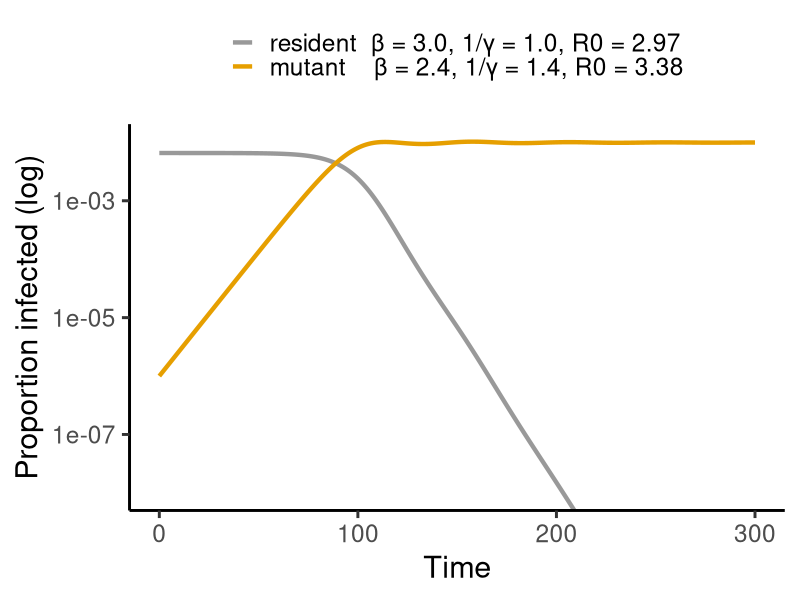
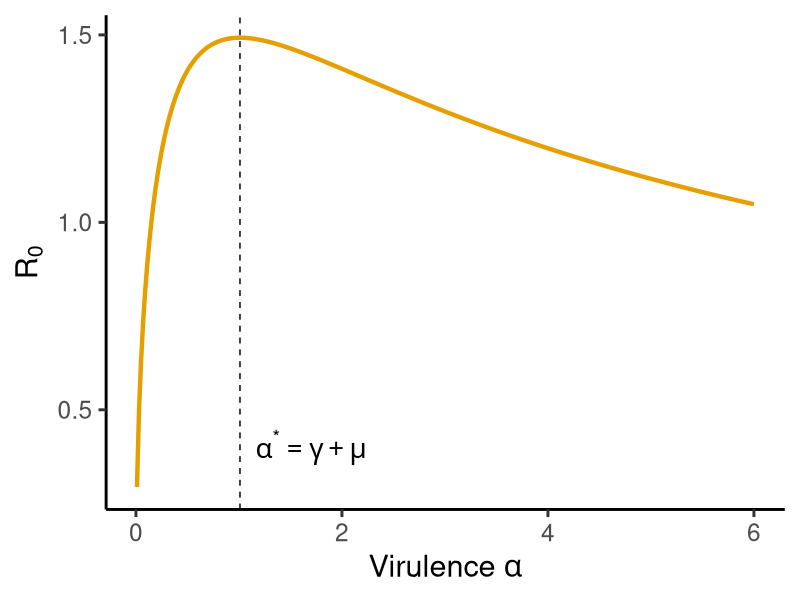
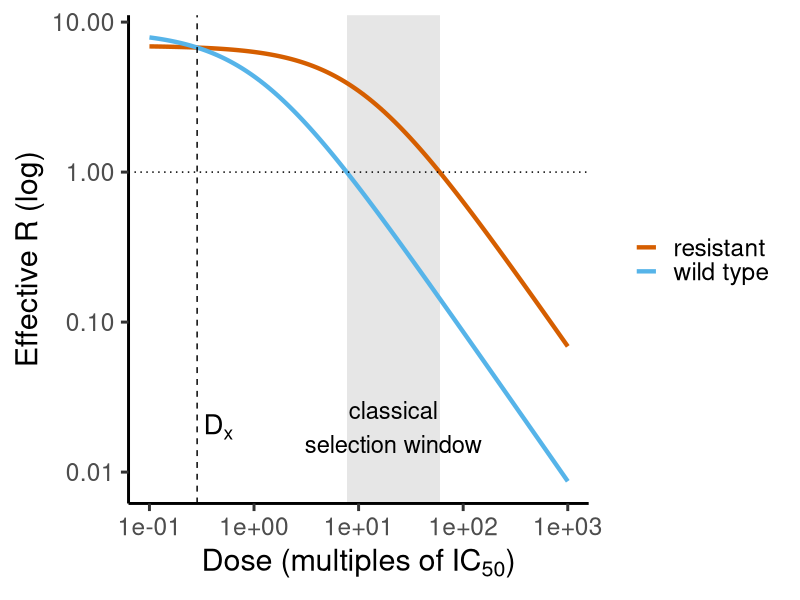
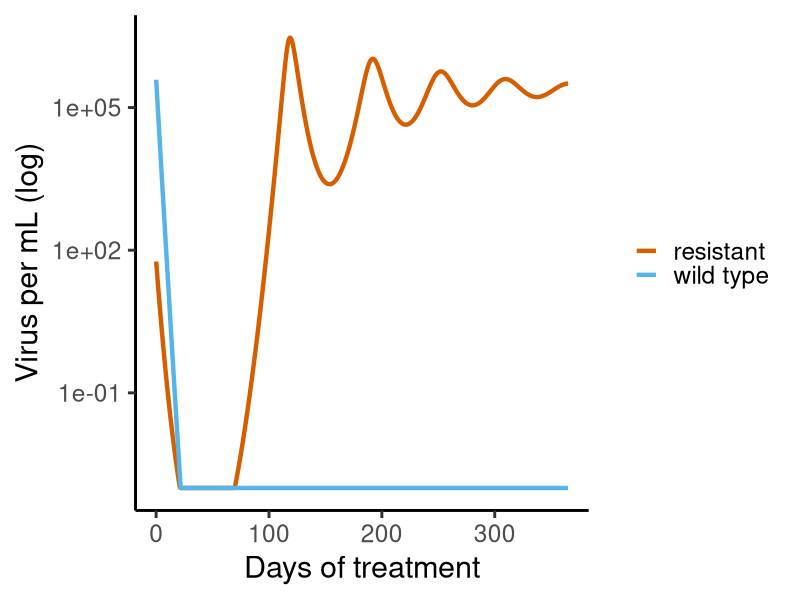
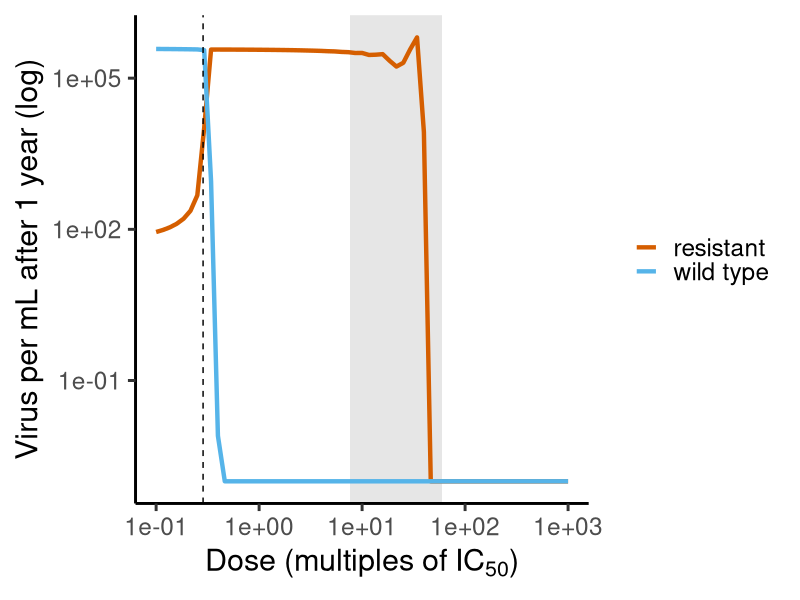

These figures' R source, in order:
## ---- chunk 1
#| label: setup
library(deSolve)
library(ggplot2)
library(tidyr)
theme_set(theme_classic(base_size = 22))
col_res <- "#999999"; col_mut <- "#E69F00"; col_wt <- "#56B4E9"; col_rm <- "#D55E00"
## ---- chunk 2
#| label: replacement
#| fig-width: 11
#| fig-height: 5.2
two_strain <- function(t, x, p) with(as.list(c(x, p)), {
  dS  <- mu - (b1 * I1 + b2 * I2) * S - mu * S
  dI1 <- b1 * S * I1 - (g1 + mu) * I1
  dI2 <- b2 * S * I2 - (g2 + mu) * I2
  dR  <- g1 * I1 + g2 * I2 - mu * R
  list(c(dS, dI1, dI2, dR))
})
p   <- c(b1 = 3, g1 = 1, b2 = 2.4, g2 = 0.7, mu = 0.01)
R01 <- with(as.list(p), b1 / (g1 + mu)); R02 <- with(as.list(p), b2 / (g2 + mu))
S0  <- 1 / R01; I10 <- with(as.list(p), mu * (R01 - 1) / b1)
out <- as.data.frame(ode(c(S = S0, I1 = I10, I2 = 1e-6, R = 1 - S0 - I10 - 1e-6),
                         seq(0, 300, 0.5), two_strain, p))
long <- pivot_longer(out[, c("time", "I1", "I2")], -time, names_to = "strain", values_to = "I")
ggplot(long, aes(time, I, colour = strain)) +
  geom_line(linewidth = 1.5) +
  scale_y_log10() + coord_cartesian(ylim = c(1e-8, NA)) +
  scale_colour_manual(values = c(I1 = col_res, I2 = col_mut),
                      labels = c(sprintf("resident  β = 3.0, 1/γ = 1.0, R0 = %.2f", R01),
                                 sprintf("mutant    β = 2.4, 1/γ = 1.4, R0 = %.2f", R02))) +
  labs(x = "Time", y = "Proportion infected (log)", colour = NULL) +
  theme(legend.position = "top", legend.direction = "vertical")
## ---- chunk 3
#| label: tradeoff
#| fig-width: 6.5
#| fig-height: 5
b <- 3; g <- 1; mu <- 0.01
alpha <- seq(0.01, 6, length.out = 300)
ggplot(data.frame(alpha, R0 = b * sqrt(alpha) / (g + mu + alpha)), aes(alpha, R0)) +
  geom_line(linewidth = 1.5, colour = col_mut) +
  geom_vline(xintercept = g + mu, linetype = "dashed") +
  annotate("text", x = g + mu + 0.15, y = 0.4, label = "alpha^'*' == gamma + mu",
           parse = TRUE, hjust = 0, size = 7) +
  labs(x = expression("Virulence " * alpha), y = expression(R[0]))
## ---- chunk 4
#| label: wh-model
wh <- function(t, x, p) with(as.list(c(x, p)), {
  eW <- D / (D + IC50); eM <- D / (D + rho * IC50)
  infW <- (1 - eW) * beta * T * VW
  infM <- (1 - eM) * (1 - kappa) * beta * T * VM
  list(c(lambda - d * T - infW - infM,
         (1 - u) * infW - delta * IW,
         u * infW + infM - delta * IM,
         p * IW - c * VW,
         p * IM - c * VM))
})
pars <- c(lambda = 1e4, d = 0.01, beta = 2e-7, delta = 1, p = 1000, c = 23,
          kappa = 0.2, rho = 10, u = 3e-5, IC50 = 1, D = 0)
R0  <- with(as.list(pars), beta * lambda * p / (d * delta * c))
R0M <- (1 - pars[["kappa"]]) * R0
pre <- ode(c(T = 1e6, IW = 0, IM = 0, VW = 1e-3, VM = 0), seq(0, 1000, 1), wh, pars)
eq  <- pre[nrow(pre), -1]
IC50 <- 1; rho <- pars[["rho"]]; kappa <- pars[["kappa"]]
Dx <- rho * kappa / (rho * (1 - kappa) - 1) * IC50
DW <- (R0 - 1) * IC50
DM <- rho * (R0M - 1) * IC50
treat <- function(D, days = 365) as.data.frame(ode(eq, seq(0, days, 0.5), wh, replace(pars, "D", D)))
## ---- chunk 5
#| label: reff
#| fig-width: 11
#| fig-height: 5.4
doses <- 10^seq(-1, 3, length.out = 200)
reff  <- rbind(data.frame(dose = doses, R = R0 * IC50 / (doses + IC50), virus = "wild type"),
               data.frame(dose = doses, R = R0M * rho * IC50 / (doses + rho * IC50), virus = "resistant"))
ggplot(reff, aes(dose, R, colour = virus)) +
  annotate("rect", xmin = DW, xmax = DM, ymin = 0, ymax = Inf, alpha = 0.15) +
  annotate("text", x = sqrt(DW * DM), y = 0.02, label = "classical\nselection window", size = 6) +
  geom_line(linewidth = 1.5) +
  geom_hline(yintercept = 1, linetype = "dotted") +
  geom_vline(xintercept = Dx, linetype = "dashed") +
  annotate("text", x = Dx * 1.15, y = 0.02, label = "D[x]", parse = TRUE, hjust = 0, size = 7) +
  scale_x_log10() + scale_y_log10() +
  scale_colour_manual(values = c(`wild type` = col_wt, resistant = col_rm)) +
  labs(x = expression("Dose (multiples of " * IC[50] * ")"), y = "Effective R (log)", colour = NULL)
## ---- chunk 6
#| label: timecourse
#| fig-width: 11
#| fig-height: 5.2
tc <- treat(20)
long <- pivot_longer(tc[, c("time", "VW", "VM")], -time, names_to = "virus", values_to = "V")
ggplot(long, aes(time, pmax(V, 1e-3), colour = virus)) +
  geom_line(linewidth = 1.5) +
  scale_y_log10() +
  scale_colour_manual(values = c(VW = col_wt, VM = col_rm),
                      labels = c(VM = "resistant", VW = "wild type")) +
  labs(x = "Days of treatment", y = "Virus per mL (log)", colour = NULL)
## ---- chunk 7
#| label: dose-scan
#| fig-width: 11
#| fig-height: 5.4
scan <- do.call(rbind, lapply(10^seq(-1, 3, length.out = 61), function(D) {
  last <- tail(treat(D), 1)
  data.frame(dose = D, virus = c("wild type", "resistant"), V = c(last$VW, last$VM))
}))
ggplot(scan, aes(dose, pmax(V, 1e-3), colour = virus)) +
  annotate("rect", xmin = DW, xmax = DM, ymin = 0, ymax = Inf, alpha = 0.15) +
  geom_line(linewidth = 1.5) +
  geom_vline(xintercept = Dx, linetype = "dashed") +
  scale_x_log10() + scale_y_log10() +
  scale_colour_manual(values = c(`wild type` = col_wt, resistant = col_rm)) +
  labs(x = expression("Dose (multiples of " * IC[50] * ")"),
       y = "Virus per mL after 1 year (log)", colour = NULL)
